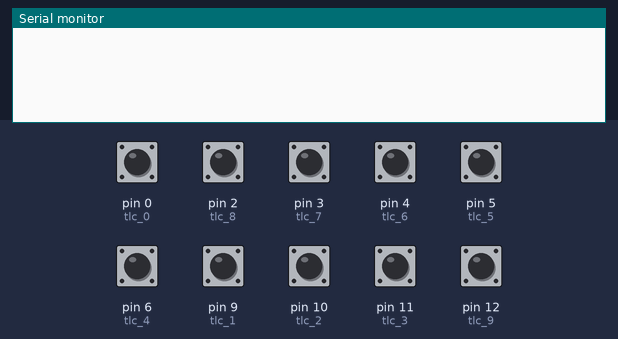
A sketch run on a simulated Arduino Leonardo, built with avr-gcc and run on an emulated ATmega32U4. On the bench: the last lines printed to the serial monitor. Inputs (shaded band) come from the test bench; at power-on: pin 0 (tlc_0), pin 2 (tlc_8), pin 3 (tlc_7), pin 4 (tlc_6), pin 5 (tlc_5), pin 6 (tlc_4), pin 9 (tlc_1), pin 10 (tlc_2), pin 11 (tlc_3), pin 12 (tlc_9) HIGH. USB keyboard and mouse output is not drawn.

Above: at 1.2 s.
1.3 s: pin 0 (tlc_0) pulled LOW for 0.15 s
At 2.6 s:
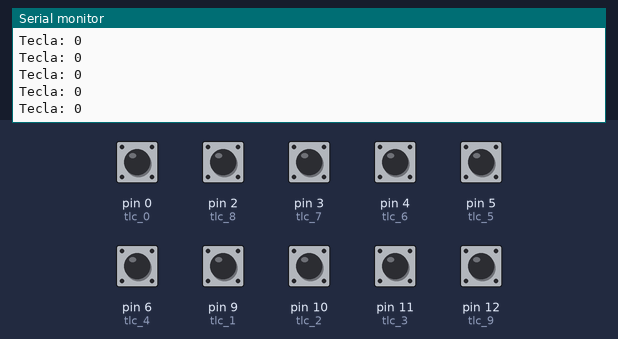
2.9 s: pin 2 (tlc_8) pulled LOW for 0.15 s
At 4.0 s:
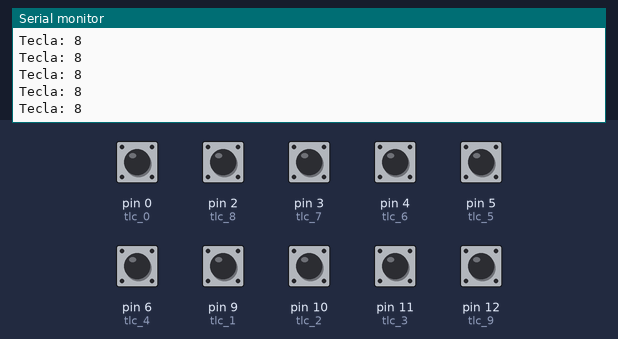
4.5 s: pin 3 (tlc_7) pulled LOW for 0.15 s
At 5.3 s:
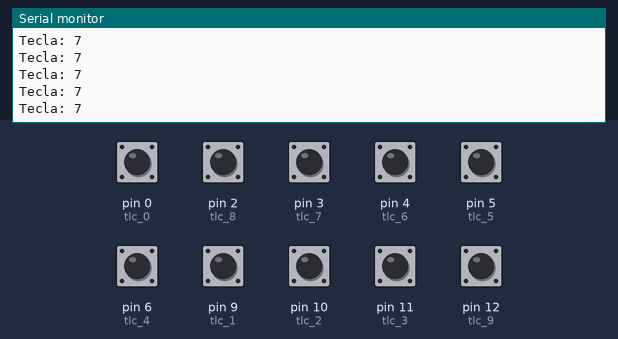
6.1 s: pin 4 (tlc_6) pulled LOW for 0.15 s
At 7.4 s:
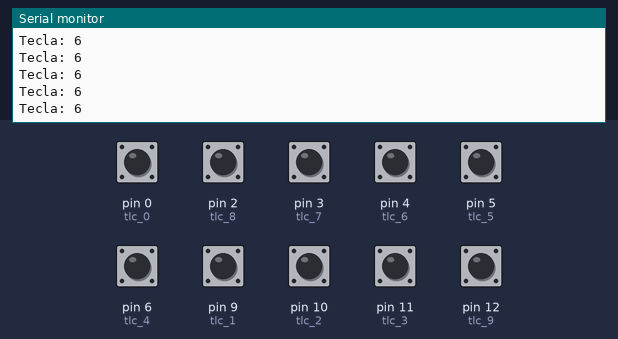
7.7 s: pin 5 (tlc_5) pulled LOW for 0.15 s
At 8.9 s:
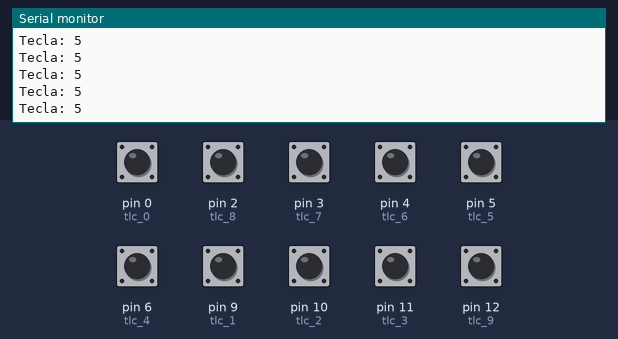
9.3 s: pin 6 (tlc_4) pulled LOW for 0.15 s
At 10.1 s:
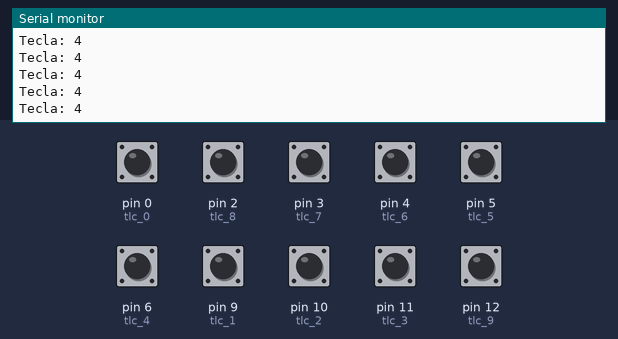
Timing chart, 0 to 11.9 s (numbered marks = the images above; inputs shaded):
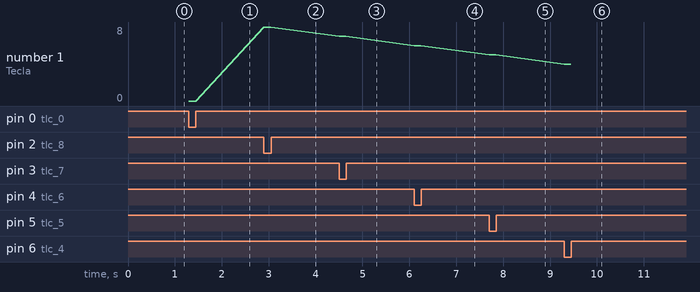

The sketch:

InputSystemKeyboard_LMC.ino
```cpp
#include <Keyboard.h>

const int tlc_0 = 0;
const int tlc_1 = 9;
const int tlc_2 = 10;
const int tlc_3 = 11;
const int tlc_4 = 6;
const int tlc_5 = 5;
const int tlc_6 = 4;
const int tlc_7 = 3;
const int tlc_8 = 2;
const int tlc_9 = 12;
int digitCounter = 0;

void setup() {
  Serial.begin(9600);
  pinMode(tlc_0, INPUT_PULLUP);
  pinMode(tlc_1, INPUT_PULLUP);
  pinMode(tlc_2, INPUT_PULLUP);
  pinMode(tlc_3, INPUT_PULLUP);
  pinMode(tlc_4, INPUT_PULLUP);
  pinMode(tlc_5, INPUT_PULLUP);
  pinMode(tlc_6, INPUT_PULLUP);
  pinMode(tlc_7, INPUT_PULLUP);
  pinMode(tlc_8, INPUT_PULLUP);
  pinMode(tlc_9, INPUT_PULLUP);
  Keyboard.begin();
}

void loop() {
    if (!digitalRead(tlc_0) == HIGH) {
    Serial.println("Tecla: 0");
    Keyboard.write(48);
    Keyboard.write(32);
  }
  else if (!digitalRead(tlc_1) == HIGH) {
    Serial.println("Tecla: 1");
    Keyboard.write(49);
    Keyboard.write(32);
  }
  else if (!digitalRead(tlc_2) == HIGH) {
    Serial.println("Tecla: 2");
    Keyboard.write(50);
    Keyboard.write(32);
  }
  else if (!digitalRead(tlc_3) == HIGH) {
    Serial.println("Tecla: 3");
    Keyboard.write(51);
    Keyboard.write(32);
  }
  else if (!digitalRead(tlc_4) == HIGH) {
    Serial.println("Tecla: 4");
    Keyboard.write(52);
    Keyboard.write(32);
  }
  else if (!digitalRead(tlc_5) == HIGH) {
    Serial.println("Tecla: 5");
    Keyboard.write(53);
    Keyboard.write(32);
  }
  else if (!digitalRead(tlc_6) == HIGH) {
    Serial.println("Tecla: 6");
    Keyboard.write(54);
    Keyboard.write(32);
  }
  else if (!digitalRead(tlc_7) == HIGH) {
    Serial.println("Tecla: 7");
    Keyboard.write(55);
    Keyboard.write(32);
  }
  else if (!digitalRead(tlc_8) == HIGH) {
    Serial.println("Tecla: 8");
    Keyboard.write(56);
    Keyboard.write(32);
  }
  else if (!digitalRead(tlc_9) == HIGH) {
    Serial.println("Tecla: 9");
    Keyboard.write(57);
    Keyboard.write(32);
  }
}
```

Measured:
- after the input at 1.3 s, the serial monitor: prints a new line at once (image 1)
- after the input at 2.9 s, the serial monitor: prints a new line at once (image 2)
- after the input at 4.5 s, the serial monitor: prints a new line at once (image 3)
- after the input at 6.1 s, the serial monitor: prints a new line at once (image 4)
- after the input at 7.7 s, the serial monitor: prints a new line at once (image 5)
- after the input at 9.3 s, the serial monitor: prints a new line at once (image 6)
- plotted number 1: 0 → 8 after the input at 2.9 s, 8 → 7 after the input at 4.5 s, 7 → 6 after the input at 6.1 s, 6 → 5 after the input at 7.7 s, 5 → 4 after the input at 9.3 s
